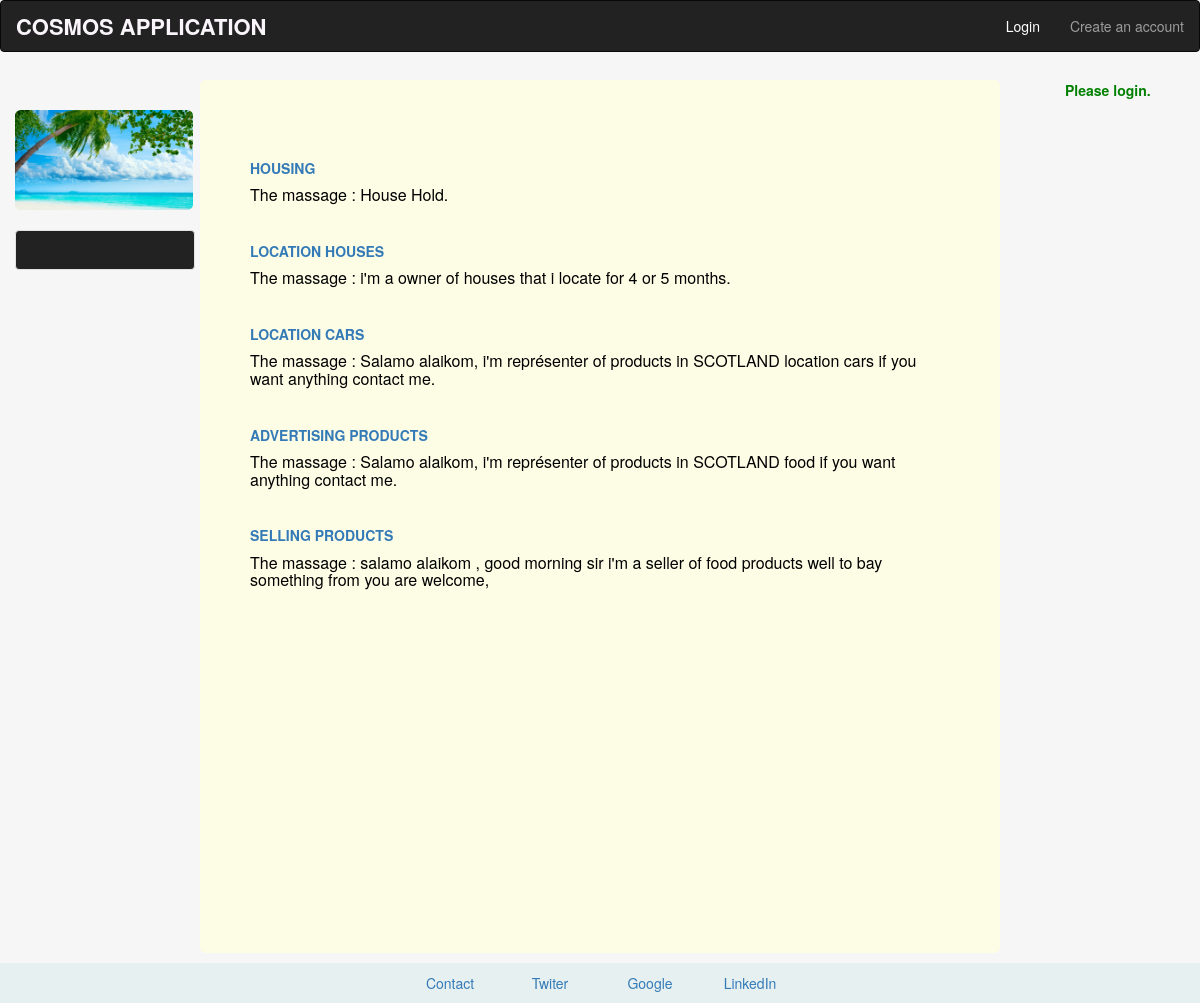
The page /blog/comment/ on the database its author committed.
### blog/models.py (models this page shows, shortened)
class Post(models.Model) :
    publisher=models.ForeignKey(User, related_name='publisher', verbose_name='Publisher')
    title=models.CharField(max_length=140)
    body=models.TextField()
    date = models.DateTimeField(default=datetime.now, blank=False)

### blog/templates/blog/blog.html
{% extends "account/basic.html" %}
  {% block content %}
<div class="col-md-1"></div>
<div class="col-md-7 divcommun" style="	margin-top:20px; min-height:100%">
     {% for post in object_list %}
	   <p>
         <h5>
             <a href="/blog/{{post.id}}"><strong style=" text-transform: uppercase;">{{ post.title }}</strong></a>
         </h5>
         <h5 style="color: black ; font-size: medium;">
		     The massage : {{ post.body}}
		 </h5>
       </p><br/>
     {% endfor %}
   </div>
   <div class="col-sm-2"></div>
  {% endblock %}

### account/templates/account/basic.html (shortened to what this page needs)
<html lang="en">
<head>
    <link rel="stylesheet" type="text/css" href="account/static/account/bootstrap.min.css"/>
    {% load staticfiles %}
		<link rel="stylesheet"  href="{% static 'account/css/bootstrap.min.css' %}"  type='text/css'/>
		<link rel="stylesheet"  href="{% static 'account/mystyle/styleSheet.css' %}"  type='text/css'/>
</head>
<body class="body" style="background-color: #f6f6f6" onload="my()">
	<nav class="navbar navbar-inverse affix" data-spy="affix" data-offset-top="197">
	  <div id="d1" class="container-fluid">
		<div class="navbar-header">
			<a class="navbar-brand" href="/account/loggedin/"> <strong style="font-size:22px; color:rgb(250,245,250) "> COSMOS APPLICATION </strong> </a>
        </div>
	    {% if request.user.is_authenticated %}
		  {% if request.user.is_superuser %}
	        <ul class="nav navbar-nav navbar-left" id="navigation" >
              <li><a href="/account/loggedin/"> Home </a></li>
			  <li><a href="/blog/comment/"> Blog </a></li>
			  <li><a href="/account/monitorUsers/">Users</a></li>
              <li><a href="/account/contact/"> Contact </a></li>
            </ul>
		    <ul class="nav navbar-nav navbar-right">
               <li><a href="/account/logout/">LOGOUT</a></li>
		    </ul>
         {%else %}
		    <ul class="nav navbar-nav navbar-left">
              <li><a href="/account/loggedin/"> Home </a></li>
              <li><a href="/blog/comment/"> Blog</a></li>
              <li><a href="/account/contact/"> Contact </a></li>
            </ul>
		    <ul class="nav navbar-nav navbar-right">
              <li><a href="/account/logout/">Logout</a></li>
            </ul>
         {%endif %}
	    {%else %}
	       <ul class="nav navbar-nav navbar-right">
              <li><a href="/account/">Login</a></li>
              <li><a href="/account/signup/"> Create an account </a></li>
           </ul>
	    {%endif %}
	  </div>
	</nav>
	<div class="container-fluid distance" style="min-height: 100%; padding-bottom:50px;">
		<div class="row">
			<div class="col-md-2">
				<img  style='margin-top:30px; max-height: 100px; border-radius: 0.40em; align-self: center; ' src="{% static 'account/img/Na1.jpg' %}" alt="face">
				<div class="well bs-sidebar affixsidebar" id="sidebar" style="background-color: #222 ">
				</div>
            </div>
            <div class="col-md-8 blockcont" style="min-height:100%">
				<div class="container-fluid">
					{% block content %}
					{% endblock %}
				</div>
            </div>
			<div class="col-md-2">
				<p  style="margin-left:50px; margin-top:0px; position:fixed; color : green;">
					{% if request.user.is_authenticated %}
						Welcome, <strong style="color: green; text-transform: uppercase;">{{ request.user.get_username }}</strong>.
					{% else %}
						<strong>Please login.</strong>
					{% endif %}
				</p>
			</div>
		</div>
	</div>
	<footer>
             <div class="container-fluid" >
                <div class="row">
				<center>
				  <div class="col-md-4" ></div>
                  <div class="col-md-1" ><a href="/account/contact/" target="blank">Contact </a></div>
                  <div class="col-md-1 " ><a href="/www.Twiter.com" target="_blank">Twiter  </a></div>
                  <div class="col-md-1 " ><a href="/www.google.com" target="_blank">Google  </a></div>
                  <div class="col-md-1" ><a href="/www.linkedin.com" target="_blank">LinkedIn </a></div>
                  <div class="col-md-4" ></div>
				</center>
                </div>
             </div>
	</footer>
</body>
</html>

### account/static/account/mystyle/styleSheet.css (style rules this page uses)
body { position: relative; }
.blockcont { background-color: rgb(253,253,230); padding-top:50px; padding-bottom:1px; padding-left:20px; padding-right:20px; border-radius: 0.4em; min-height:100%; }
.divcommun { width:100%; }
.affix { top:0; width: 100%; z-index: 9999 !important; }
.navbar { margin-bottom: 0px; }
.distance { margin-right : 0; margin-top : 30px }
.affix ~ .container-fluid { position: relative; top: 50px; }
.affixsidebar { position:fixed; margin-left:0px auto ; width:180px; padding-left:10px; background-color: #fff; margin-top:20px; }
footer { position:fixed; left:0px; bottom:0px; height:40px; width:100%; background:rgb(230,240,240); padding-top:10px; margin-bottom:0px; }

### rows shown on the page
Post: title "HOUSING", body "House Hold."
Post: title "LOCATION HOUSES", body "i'm a owner of houses that i locate for 4 or 5 months."
Post: title "LOCATION CARS", body "Salamo alaikom, i'm représenter of products in SCOTLAND location cars if you want anything contact me."
Post: title "ADVERTISING PRODUCTS", body "Salamo alaikom, i'm représenter of products in SCOTLAND food if you want anything contact me."
Post: title "SELLING PRODUCTS", body "salamo alaikom , good morning sir i'm a seller of food products well to bay something from you are welcome,"
